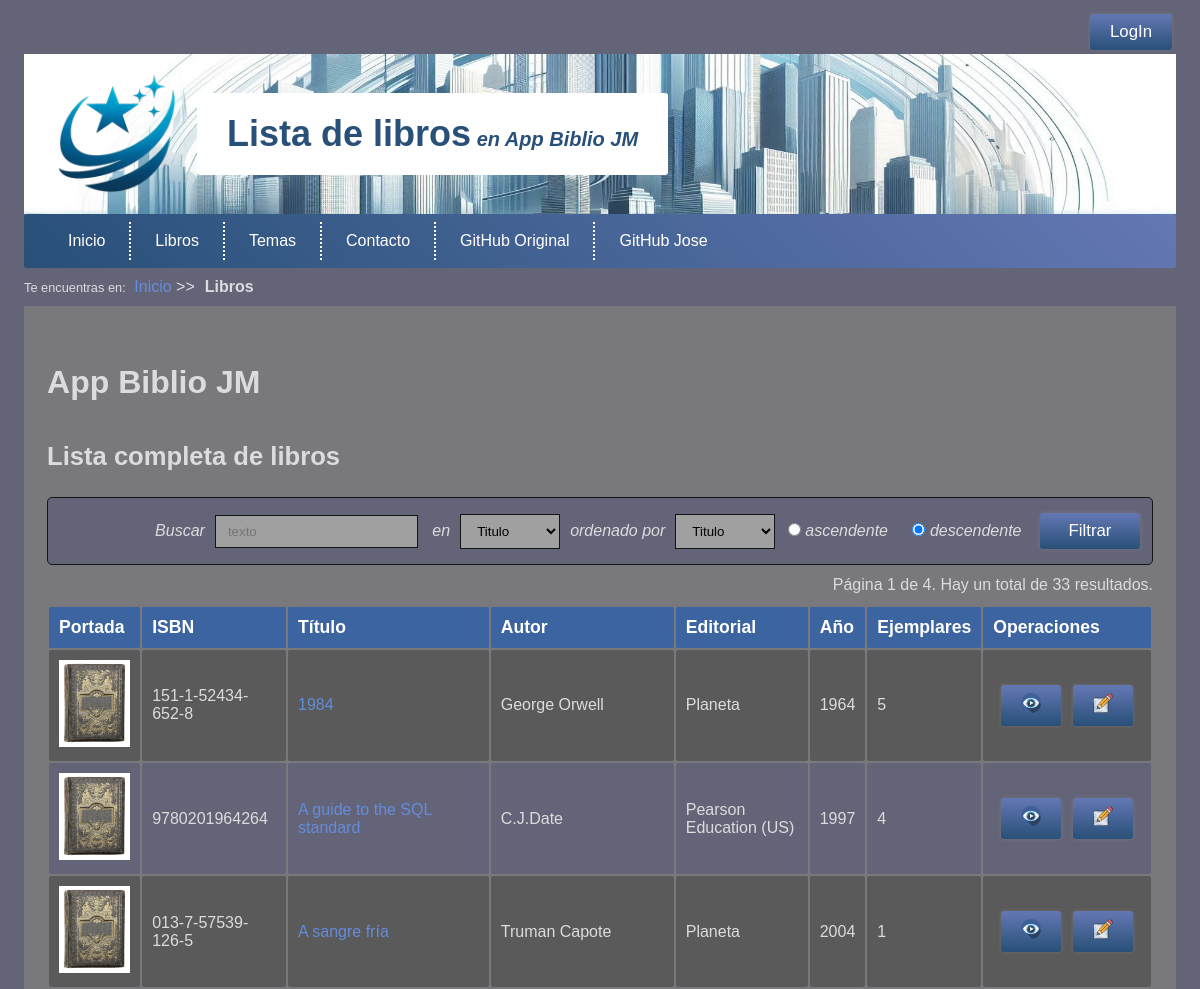
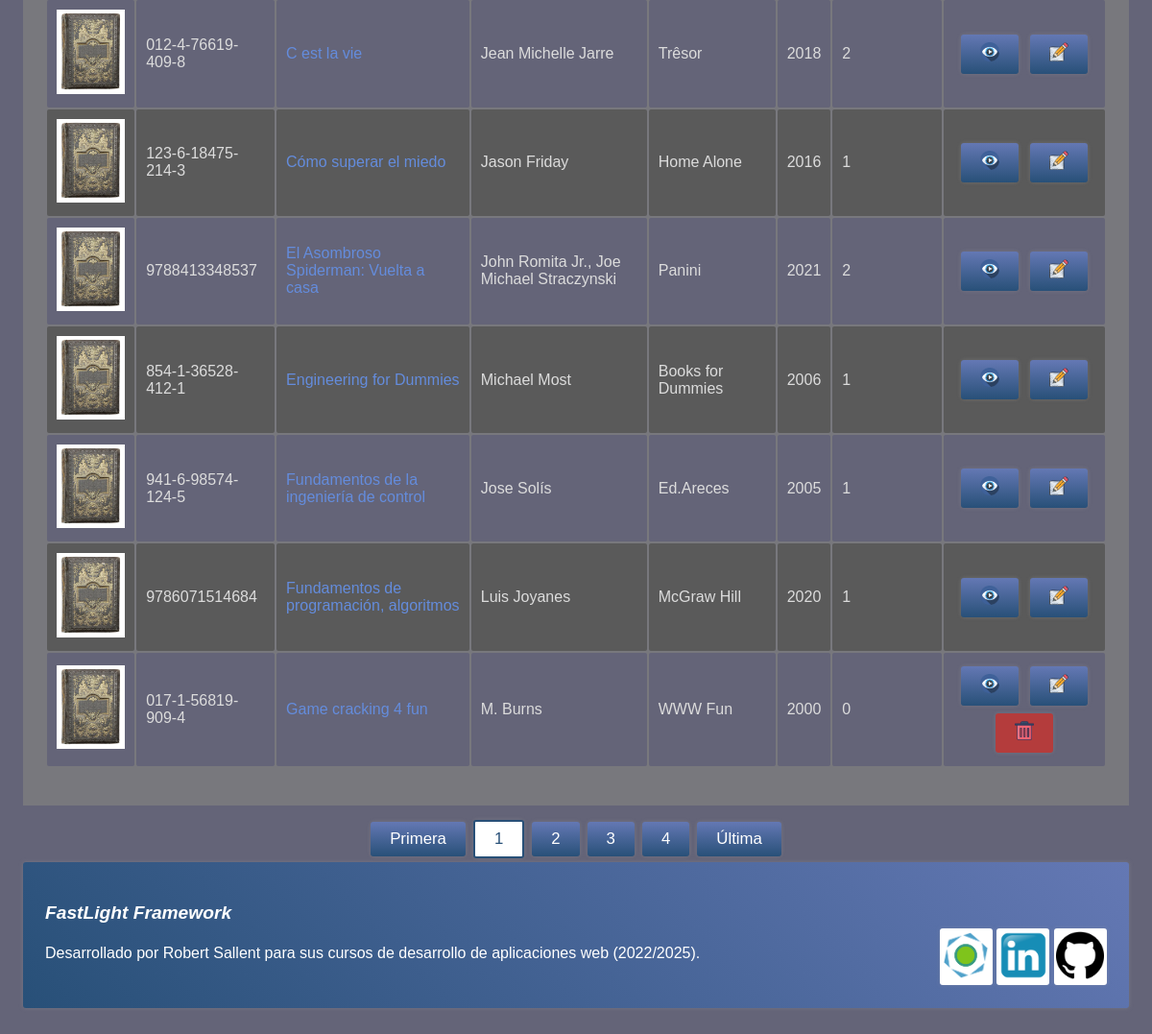
Screenshot of /Libro with the database file from the repository (2 pictures, top to bottom).
### tables this page shows
CREATE TABLE libros (
  id INT AUTO_INCREMENT PRIMARY KEY,
  isbn CHAR(17) NOT NULL UNIQUE KEY,
  titulo VARCHAR(256) NOT NULL,
  editorial VARCHAR(256) NOT NULL,
  idioma VARCHAR(64) NOT NULL DEFAULT 'Castellano',
  autor VARCHAR(256) NOT NULL,
  edicion INT NOT NULL DEFAULT 1 COMMENT 'Número de edición',
  anyo INT NULL DEFAULT NULL COMMENT 'Año de publicación',
  edadrecomendada INT DEFAULT 0 COMMENT '0 significa todos los públicos',
  portada VARCHAR(256) NULL DEFAULT NULL COMMENT 'Nombre del fichero con la imagen de portada',
  caracteristicas VARCHAR(256) DEFAULT NULL COMMENT 'Tapa dura, blanda, edición de bolsillo...',
  sinopsis TEXT NULL DEFAULT NULL,
  paginas INT NULL DEFAULT NULL
);

### app/libraries/View.php (called while the page is built, shortened)
<?php
class View{
    private string $name;
    public function __construct(
        string $name      = '',
        array $parameters = []
    ){
        $this->name       = $name;
    }
    public function load(){
        $template = new (TEMPLATE);
        try{
            @require VIEWS_FOLDER."/$this->name.php";
        }catch(Throwable $e){
            $message = DEBUG ?
            "<p>ERROR en la vista <b>".VIEWS_FOLDER."/$this->name.php</b>.</p>
             <p>INFORMACIÓN ADICIONAL: ".$e->getMessage()."</p>" :
             "Error al cargar la página.";
             throw new ViewException($message);
        }
    }
}

### app/http/ViewResponse.php (called while the page is built, shortened)
<?php
class ViewResponse extends Response{
    protected View $view;
    public function __construct(
        string $name,
        array $params       = [],
        int $httpCode       = 200,
        string $status      = 'OK'
    ){
        $this->view = new View($name, $params);
    }
    public function send(){
        $this->view->load();
        die();
    }
}

### public/index.php (called while the page is built, shortened)
<?php
require '../app/autoload.php';
require '../app/helpers/helpers.php';
try{
    switch(strtoupper(APP_TYPE)){
        case 'WEB' :  $kernel   = new App();
                      $response = $kernel->boot();
                      break;
    }
    $response->send();
}catch(Throwable $t){
    $mensaje = DEBUG ?
        'ERROR en el proceso de arranque: '.$t :
        'Se produjo un error, contacte con el administrador '.ADMIN_EMAIL.' si es necesario.';
    abort(500, 'INTERNAL SERVER ERROR', $mensaje, $t)->send();
}

### app/autoload.php (called while the page is built, shortened)
<?php
    function load(string $clase){
        foreach(AUTOLOAD_DIRECTORIES as $directorio){
           $ruta="$directorio/$clase.php";
           if(is_readable($ruta)){
                break;
           }
        }
    }

### app/libraries/Login.php (called while the page is built, shortened)
<?php
class Login{
    private static ?Authenticable $activeUser = NULL;
    public static function init(){
        self::$activeUser = Session::get('user') ??  NULL;
    }
	public static function user():?Authenticable{
	    return self::$activeUser;
	}
	public static function guest():bool{
	    return empty(self::user());
	}
	public static function role(string $role):bool{
	    return self::user() && self::user()->hasRole($role);
	}
	public static function oneRole(array $roles):bool{
	    return self::user() && self::user()->oneRole($roles);
    }
}

### mvc/controllers/LibroController.php (called while the page is built, shortened)
<?php
class LibroController extends Controller{
	public function index(){
		return $this->list();
	}
	public function list(int $page=1){
		$filtro = Filter::apply('libros');
		$limit = RESULTS_PER_PAGE;
		if($filtro){
			$total = V_libro::filteredResults($filtro);
			$paginator = new Paginator('/Libro/list', $page, $limit, $total,'es');
			$libros= V_libro::filter($filtro, $limit, $paginator->getOffset());
		} else {
			$total =V_libro::total();
			$paginator = new Paginator('/Libro/list', $page, $limit, $total,'es');
			$libros= V_libro::orderBy('titulo', 'ASC', $limit, $paginator->getOffset());
		}
		return view('libro/list',['libros'=>$libros,'paginator'=>$paginator,'filtro' => $filtro]);
	}
}

### mvc/models/Model.php (called while the page is built, shortened)
<?php
abstract class Model{
    public static function getTable():string{
        return get_called_class()::$table ?? strtolower(get_called_class()).'s';
    }
    protected static function getJsonFields():array{
        return get_called_class()::$jsonFields ?? [];
    }
    public function parseJsonFields():object{
        $properties = self::getJsonFields();
        return $this;
    }
    public static function orderBy(
        string $orderField = 'id',
        string $order = 'ASC',
        int $limit = 0,
        int $offset = 0
    ):array{
        $table = self::getTable();
        $query = "SELECT *
                  FROM $table
                  ORDER BY $orderField $order ";
        $query .= $limit? "LIMIT $limit OFFSET $offset" :"";
        $entities = (DB_CLASS)::selectAll($query, get_called_class());
        return $entities;
    }
    public static function total(
        string $operacion = 'COUNT',
        string $campo = '*'
    ){
        $tabla = self::getTable();
        return (DB_CLASS)::total($tabla, $operacion, $campo);
    }
}

### app/libraries/DB.php (called while the page is built, shortened)
<?php
abstract class DB{
    public static function total(
        string $tabla,
        string $operacion   = 'COUNT',
        string $campo       = '*'
    ){
        $consulta = "SELECT $operacion($campo) AS total FROM $tabla";
        return get_called_class()::select($consulta)->total;
    }
}

### app/libraries/DBPDO.php (called while the page is built, shortened)
<?php
class DBPDO extends DB{
    private static $conexion = null;
    public static function get():object{
        if(!self::$conexion){
            $dsn = SGDB.':host='.DB_HOST.':'.DB_PORT.';dbname='.DB_NAME.';charset='.DB_CHARSET;
            try{
                self::$conexion = new PDO($dsn, DB_USER, DB_PASS);
            }catch(Throwable $e){
                $message = "No se pudo conectar con la Base de datos. ";
                if(DEBUG)
                    $message .= "Revisa la configuración: ".$dsn;
                throw new DatabaseException($message);
            }
        }
        return self::$conexion;
    }
    public static function query(string $consulta){
        try{
            $resultado = self::get()->query($consulta);
            return $resultado;
        }catch(Throwable $e){
            if(DEBUG){
                $mensaje = "ERROR EN LA CONSULTA: ";
                $mensaje .= "<p><b>$consulta</b></p>";
                $mensaje .= "<p>".(self::get()->errorInfo()[2])."</p>";
                throw new SQLException($mensaje);
            }else
                throw new SQLException('ERROR al realizar la operación.');
        }
    }
    public static function select(
        string $consulta,
        string $class='stdClass'
    ):?object{
        $resultado = self::query($consulta);
        $objeto = $resultado->fetchObject($class);
        return $objeto === false ? NULL : $objeto;
    }
    public static function selectAll(
        string $consulta,
        string $class='stdClass'
    ):array{
        $resultados = self::query($consulta);
        $objetos = [];
        while($r = $resultados->fetchObject($class))
            $objetos[] = $r;
        return $objetos;
    }
}

### app/core/App.php (called while the page is built, shortened)
<?php
class App extends Kernel{
    public function boot():Response{
        try{
            $url = request()->get('url') ?? NULL;
            $url = $url ? explode('/', rtrim($url, '/')) : [];
            $controller = empty($url[0]) ?
                DEFAULT_CONTROLLER :
                ucfirst(strtolower(array_shift($url))).'Controller';
            $method = empty($url[0]) ?
                DEFAULT_METHOD :
                strtolower(array_shift($url));
            $controllerInstance = new $controller();
            return $controllerInstance->$method(...$url);
        }catch(NotIdentifiedException $e){
            Session::set('_pending_operation', '/'.request()->get('url'));
            return redirect('/Login');
        }catch(Throwable $t){
            $mensaje = DEBUG ?
                (new DebugInformation($t, $controller, $method, $url))->toHtml() :
                "No se pudo realizar la operación solicitada.";
            if(LOG_ERRORS)
                Log::addMessage(ERROR_LOG_FILE, get_class($t), $t->getMessage());
            if(DB_ERRORS)
                AppError::new(get_class($t), $t->getMessage());
            return abort(500, 'INTERNAL SERVER ERROR', $mensaje, $t);
        }
    }
}

### app/http/Request.php (called while the page is built, shortened)
<?php
class Request{
    private static ?Request $request = null;
    public static function createFromGlobals(){
        self::$request = new self();
        return self::$request;
    }
    public static function retrieve():Request{
        return self::$request;
    }
    public function has(
        string $name,
        string $method = 'POST'
    ):bool{
        switch(strtoupper($method)){
            case 'POST' : return isset($_POST[$name]);
        }
        return false;
    }
}

### app/helpers/helpers.php (called while the page is built, shortened)
<?php
function request(){
    return Request::retrieve();
}

### app/libraries/Filter.php (called while the page is built, shortened)
<?php
class Filter{
    public static function apply(
        string $name = 'standardFilter'
    ):?Filter{
        $request = request();
        return Session::has("_filter_$name") ? Session::get("_filter_$name") : NULL;
    }
}

### app/libraries/Session.php (called while the page is built, shortened)
<?php
class Session{
    public static function has(string $name):bool{
        return isset($_SESSION[$name]) ;
    }
}

### mvc/views/libro/list.php (the view, shortened to what this page needs)
<!DOCTYPE html>
<html lang="es">
	<head>
		<?= $template->css() ?>
	</head>
	<body>
		<?= $template->login() ?>
		<?= $template->header('Lista de libros') ?>
		<?= $template->menu() ?>
		<?= $template->breadCrumbs(['Libros'=>null])?>
		<main>
    		<h1><?= APP_NAME ?></h1>
       		<h2>Lista completa de libros</h2>
      		<?php if($libros){ ?>
      		<?php
      		if($filtro){
      			echo $template->removeFilterForm($filtro,'/Libro/list');
      		} else {
      			echo $template->filterForm(
      			[
      				'Titulo' => 'titulo',
					'Editorial' => 'editorial',
					'Autor' => 'autor',
					'ISBN' => 'isbn'
      			],
      			[
      			'Titulo' => 'titulo',
      			'Editorial' => 'editorial',
      			'Autor' => 'autor',
      			'ISBN' => 'isbn'
    			],
    			'Titulo',
    			'Titulo'
			);
      		}?>
       		<div class="rigth">
       			<?=$paginator->stats()?>
       		</div>
       			<table class="table w100">
       					<tr>
       						<th>Portada</th>
       						<th>ISBN</th>
       						<th>Título</th>
       						<th>Autor</th>
       						<th>Editorial</th>
       						<th>Año</th>
       						<th>Ejemplares</th>
       						<th class="centrado">Operaciones</th>
		<?php foreach($libros as $libro){   ?>
			<tr>
				<td class="centrado">
					<a href='/Libro/show/<?= $libro->id ?>'>
						<img src="<?=BOOK_IMAGE_FOLDER.'/'.($libro->portada ?? DEFAULT_BOOK_IMAGE)?>"
							class="table-image" alt="Portada de <?= $libro->titulo ?>"
							title="Portada de <?=$libro->titulo?>">
					</a></td>
				<td><?=$libro->isbn?></td>
				<td><a href='/Libro/show/<?=$libro->id?>' ><?= $libro->titulo?></a></td>
				<td><?=$libro->autor?></td>
				<td><?=$libro->editorial?></td>
				<td><?=$libro->anyo?></td>
				<td><?=$libro->ejemplares?></td>
				<td class="centrado">
					<a class="button" href='/libro/show/<?=$libro->id?>'>
						<img src="/images/icons/show.png" alt="Ver" style="width:20px;height:20px;"></a>
					<a class="button" href='/libro/edit/<?=$libro->id?>'><img src="/images/icons/edit.png" alt="Editar" style="width:20px;height:20px;"></a>
					<?php if(!$libro->ejemplares){ ?>
						<a class="button-danger" href='/libro/delete/<?=$libro->id?>'><img src="/images/icons/delete.png" alt="Borrar" style="width:20px;height:20px;"></a>
					<?php } ?>
				</td>
			</tr>
			<?php } ?>
			</table>
			<?php } else { ?>
				<div class="danger p2">
					<p>No hay libros que mostrar</p>
				</div>
				<?php } ?>
			</main>
			<?= $paginator->ellipsisLinks()?>
			<?= $template->footer() ?>
</body>
</html>

### rows the page displays
libros: isbn "151-1-52434-652-8", titulo "1984", autor "George Orwell", editorial "Planeta", anyo "1964", ejemplares "5"
libros: isbn "9780201964264", titulo "A guide to the SQL standard", autor "C.J.Date", editorial "Pearson Education (US)", anyo "1997", ejemplares "4"
libros: isbn "013-7-57539-126-5", titulo "A sangre fría", autor "Truman Capote", editorial "Planeta", anyo "2004", ejemplares "1"
libros: isbn "012-4-76619-409-8", titulo "C est la vie", autor "Jean Michelle Jarre", editorial "Trêsor", anyo "2018", ejemplares "2"
libros: isbn "123-6-18475-214-3", titulo "Cómo superar el miedo", autor "Jason Friday", editorial "Home Alone", anyo "2016", ejemplares "1"
libros: isbn "9788413348537", titulo "El Asombroso Spiderman: Vuelta a casa", autor "John Romita Jr., Joe Michael Straczynski", editorial "Panini", anyo "2021", ejemplares "2"
libros: isbn "854-1-36528-412-1", titulo "Engineering for Dummies", autor "Michael Most", editorial "Books for Dummies", anyo "2006", ejemplares "1"
libros: isbn "941-6-98574-124-5", titulo "Fundamentos de la ingeniería de control", autor "Jose Solís", editorial "Ed.Areces", anyo "2005", ejemplares "1"
libros: isbn "9786071514684", titulo "Fundamentos de programación, algoritmos", autor "Luis Joyanes", editorial "McGraw Hill", anyo "2020", ejemplares "1"
libros: isbn "017-1-56819-909-4", titulo "Game cracking 4 fun", autor "M. Burns", editorial "WWW Fun", anyo "2000", ejemplares "0"

### other values shown
$title "Lista de libros"
APP_NAME "App Biblio JM"
$miga "Inicio"
$miga "Libros"
$langs[$this->lang] "Página 1 de 4. Hay un total de 33 resultados."
self::$langs[$this->lang][2] "Primera"
self::$langs[$this->lang][3] "Última"
form field campo "Titulo"
form field campoOrden "Titulo"
